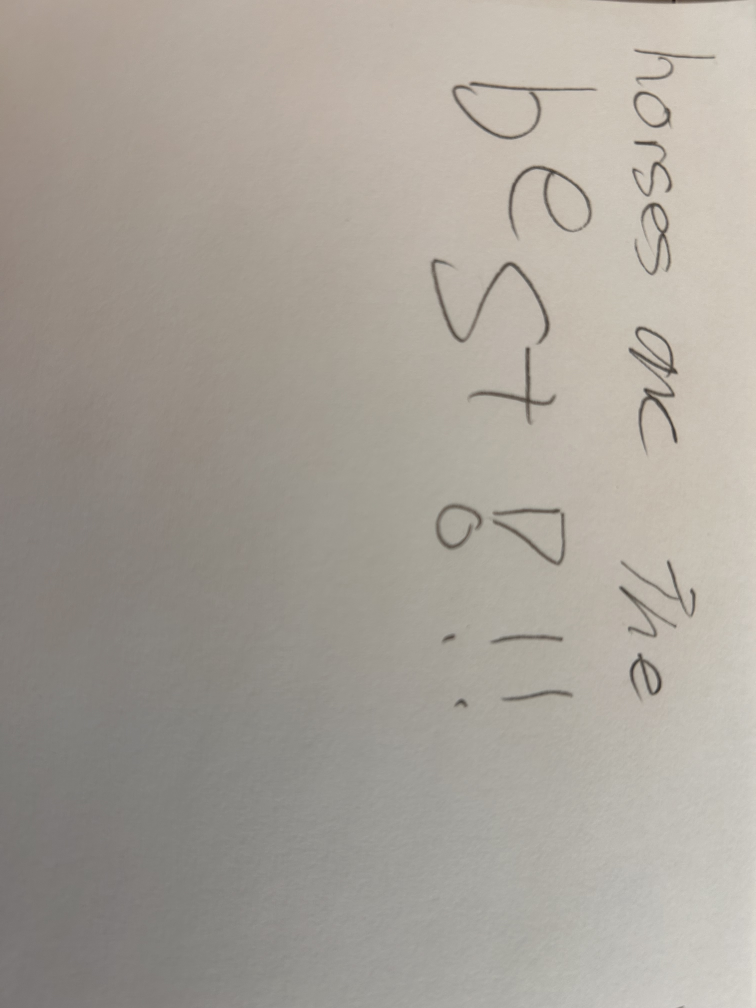
#> input picture data/skibidi.jpeg, 3024 x 4032 px (shown at 1/4 size)
$ python -i photo_checks.py   (imports and definitions only)
#> lines starting #> are read from the running program, lines starting #| are printed output that depends on the picture; after the words box and inside, x2 and y2 are one past the last pixel; in counts of white or black regions, pixels touching at a corner belong together
"""Quick OpenCV check next to the analysis: was the photo taken at an angle? Deliberately
conservative so a good photo is never flagged by a false alarm. (Whether there is enough
writing is the analysis backend's call: its NOT_ENOUGH_WRITING answer.)
"""
import cv2
import numpy as np


def _order_corners(pts: np.ndarray) -> np.ndarray:
    """Return corners as top-left, top-right, bottom-right, bottom-left."""
    pts = pts.reshape(4, 2).astype(np.float32)
    s = pts.sum(axis=1)
    d = np.diff(pts, axis=1).ravel()
    return np.array([pts[np.argmin(s)], pts[np.argmin(d)], pts[np.argmax(s)], pts[np.argmax(d)]])


def _corner_angles(c: np.ndarray) -> list[float]:
    angles = []
    for i in range(4):
        a, b, n = c[i - 1], c[i], c[(i + 1) % 4]
        v1, v2 = a - b, n - b
        cos = float(np.dot(v1, v2) / (np.linalg.norm(v1) * np.linalg.norm(v2) + 1e-6))
        angles.append(float(np.degrees(np.arccos(np.clip(cos, -1, 1)))))
    return angles


def detect_tilt(gray: np.ndarray) -> dict:
    """Find the sheet of paper. If its outline is a trapezoid instead of a rectangle,
    the camera was not straight above the page and letters will look stretched.

    In-plane rotation keeps a rectangle a rectangle, so a page that is merely turned
    on the table is not flagged.
    """
    scale = 800.0 / max(gray.shape[:2])
#> scale = 0.198
    small = cv2.resize(gray, None, fx=scale, fy=scale, interpolation=cv2.INTER_AREA) if scale < 1 else gray
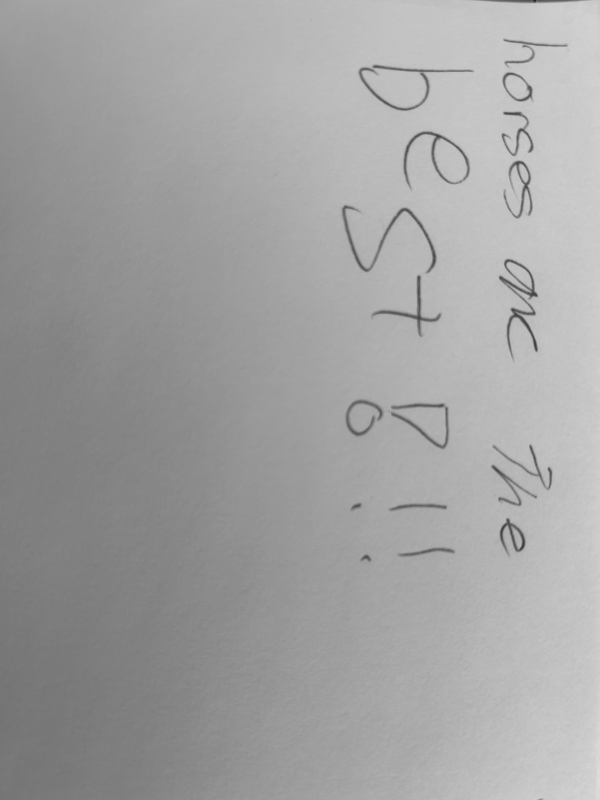
#> small: shape (800, 600); min 35, max 222, mean 162.6
    h, w = small.shape[:2]
#> h = 800; w = 600
    blur = cv2.GaussianBlur(small, (5, 5), 0)
    _, paper = cv2.threshold(blur, 0, 255, cv2.THRESH_BINARY + cv2.THRESH_OTSU)
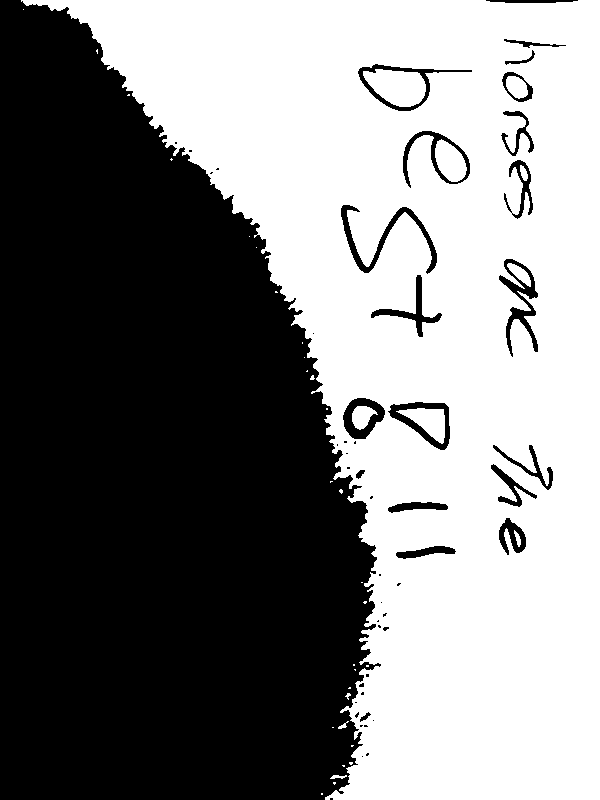
#> paper: shape (800, 600); 50.6% white; 50 black regions (29 under 20 px), largest, box (x1, y1, x2, y2) and area: (0, 0, 381, 800) 226582, (341, 205, 437, 274) 1202, (499, 259, 538, 357) 1139
    paper = cv2.morphologyEx(paper, cv2.MORPH_CLOSE, np.ones((15, 15), np.uint8))
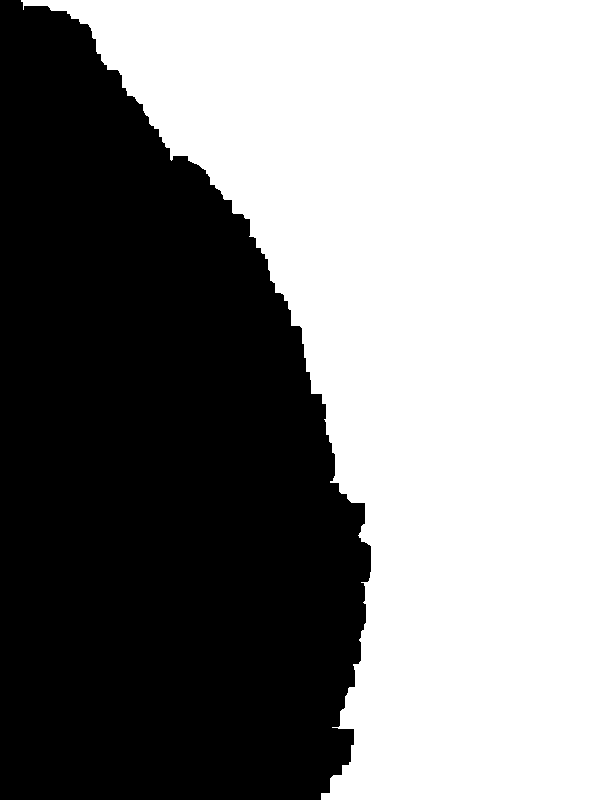
#> paper: shape (800, 600); 53.5% white; 1 black region
    contours, _ = cv2.findContours(paper, cv2.RETR_EXTERNAL, cv2.CHAIN_APPROX_SIMPLE)
#> contours = 1 contour; box (x1, y1, x2, y2) and area: (21, 0, 600, 800) 255302
    result = {"paper_found": False, "tilted": False, "side_ratio": None}
    if not contours:
        return result
    biggest = max(contours, key=cv2.contourArea)
#> biggest = contour of 325 points, box (x1, y1, x2, y2) (21, 0, 600, 800), area 255302
    frac = cv2.contourArea(biggest) / float(h * w)
#> frac = 0.532
    if frac < 0.12 or frac > 0.96:
        return result  # no clear page, or the page fills the frame (cannot judge)
    hull = cv2.convexHull(biggest)
#> hull = [[599, 0], [599, 799], [321, 799], [23, 9], [21, 1], [21, 0]]
    quad = None
    for eps in (0.02, 0.03, 0.045):
        approx = cv2.approxPolyDP(hull, eps * cv2.arcLength(hull, True), True)
        if len(approx) == 4:
            quad = approx
            break
#> this loop made 1 pass
#> quad on pass 1: [[21, 0], [599, 0], [599, 799], [321, 799]]
    if quad is None:
        return result
    corners = _order_corners(quad)
#> in _order_corners, `pts = pts.reshape(4, 2).astype(np.float32)`: pts = [[21, 0], [599, 0], [599, 799], [321, 799]]
#> in _order_corners, `s = pts.sum(axis=1)`: s = [21, 599, 1398, 1120]
#> in _order_corners, `d = np.diff(pts, axis=1).ravel()`: d = [-21, -599, 200, 478]
#> corners = [[21, 0], [599, 0], [599, 799], [321, 799]]
    margin = 0.012 * max(h, w)
#> margin = 9.6
    on_edge = sum(
        1 for x, y in corners if x < margin or y < margin or x > w - margin or y > h - margin
    )
#> on_edge = 4
    if on_edge:
        return result  # page is cut off by the frame, so the outline is not its real shape
    tl, tr, br, bl = corners
    top, bottom = np.linalg.norm(tr - tl), np.linalg.norm(br - bl)
    left, right = np.linalg.norm(bl - tl), np.linalg.norm(br - tr)
    ratio = float(min(min(top, bottom) / max(top, bottom), min(left, right) / max(left, right)))
    worst_angle = max(abs(a - 90) for a in _corner_angles(corners))
    result.update(
        paper_found=True,
        side_ratio=round(ratio, 3),
        tilted=bool(ratio < 0.86 or worst_angle > 15),
    )
    return result

>>> import cv2
>>> picture = cv2.imread('../../data/skibidi.jpeg', cv2.IMREAD_GRAYSCALE)
>>> result = detect_tilt(picture)
#> result = 3 items
